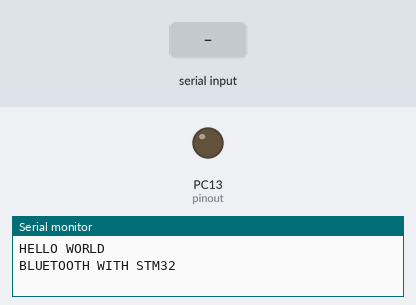
A sketch run on a simulated STM32 Blue Pill. Shown: output pins drawn as LEDs (lit = HIGH), the last lines printed to the serial monitor. The inputs (shaded band) are chosen by the test bench.

Above: at 1.2 s.
1.3 s: "1\n" received over Serial
At 3.7 s:
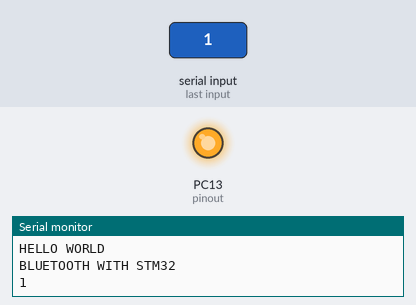
Timing chart, 0 to 5.2 s (numbered marks = the images above; inputs shaded):
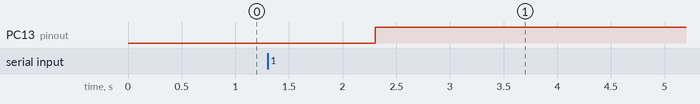

Measured:
- after the input at 1.3 s, PC13 (pinout): LOW → HIGH after 1.0 s

The sketch:

Bluetooth.ino
```cpp
//PROGRAM FOR BLUETOOTH INTERFACE WITH STM32F103C8
//CIRCUIT DIGEST
//Pramoth Thangavel

const int pinout = PC13; // declare pinout with int data type and pin value

String inputdata="";

void setup()
{
    Serial.begin(9600);                      //Sets the baud rate for bluetooth pins
    pinMode(pinout, OUTPUT);                  //Sets digital pin PC13 as output pin for led
    Serial.print("HELLO WORLD\n");
    Serial.print("BLUETOOTH WITH STM32\n");
}

void loop()
{
   if(Serial.available() > 0)      // Send data only when you receive data:
   {
      inputdata = Serial.readString();        //Read the incoming data & store into data

           int k=0;
    while(inputdata[k] && k<25){

   Serial.print("\n");

   Serial.print(inputdata[k]);

   if(inputdata[k]>='A' && inputdata[k]<='Z')
    digitalWrite(pinout, LOW);
   else
    digitalWrite(pinout, HIGH);
   k++;
   delay(1000);
  }
   }
}
```
